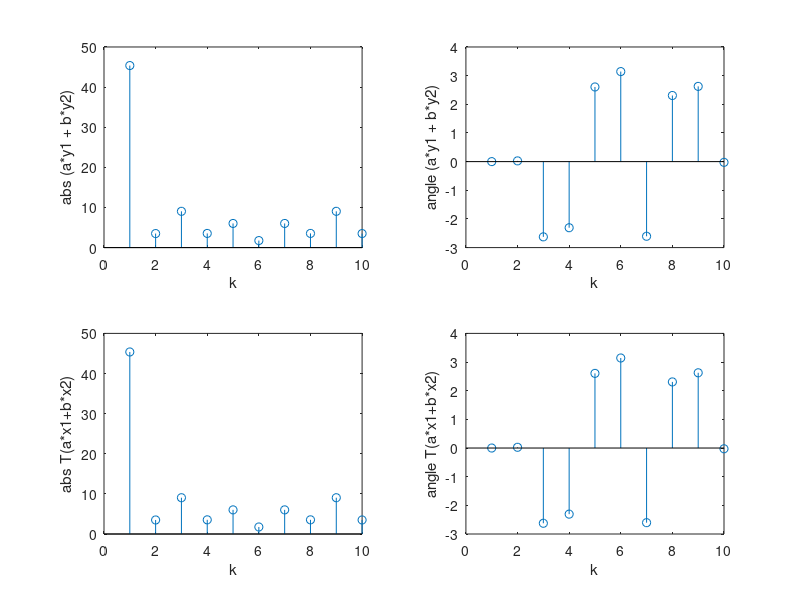
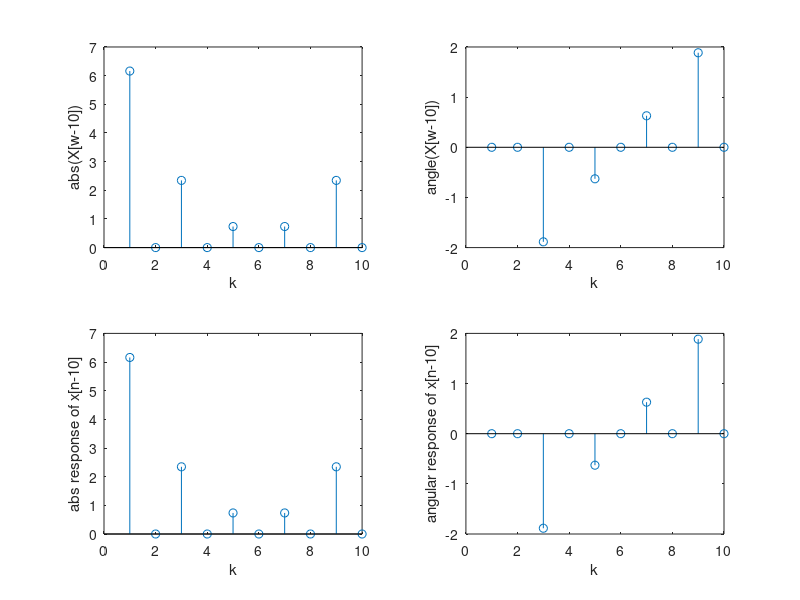
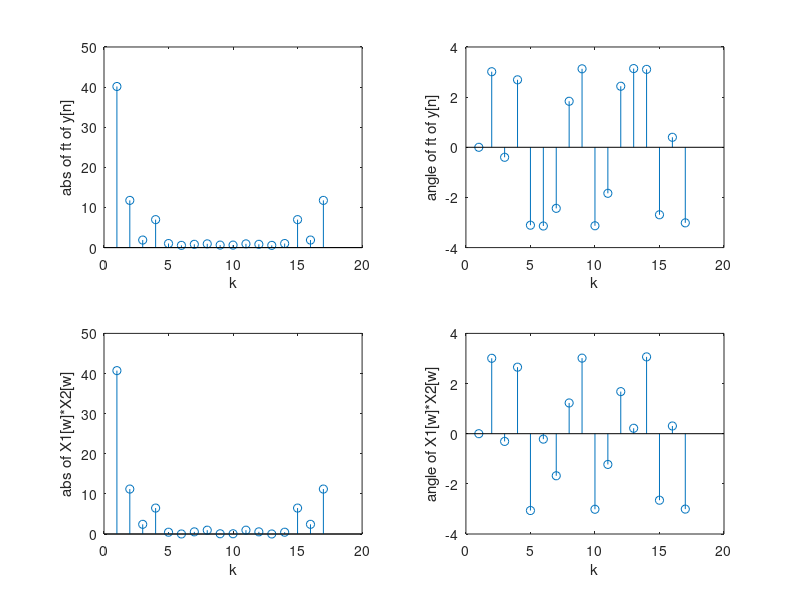
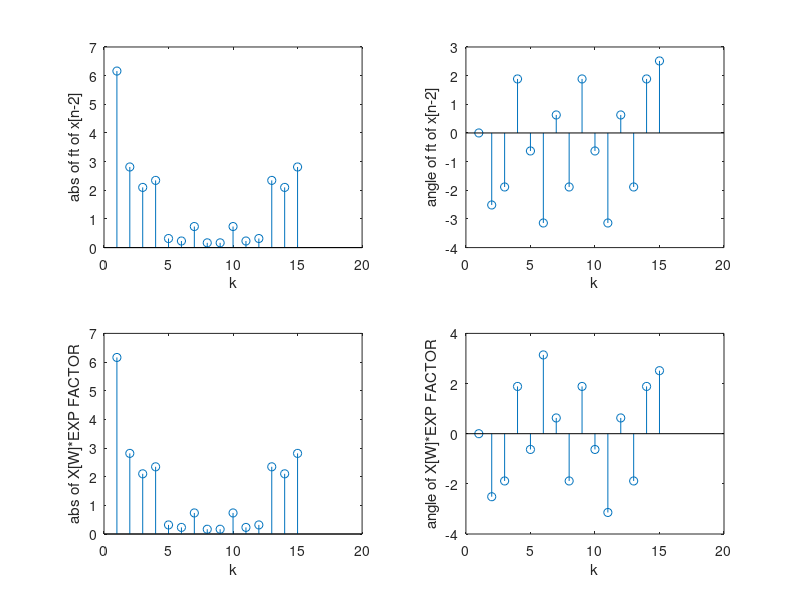

Write MATLAB code to recreate these figures, in order.
x1 = [0.59 0.95 0.95 0.59 0.00 0.59 0.95 0.95 0.59 0.00];
x2 = [0.16 0.97 0.96 0.49 0.80 0.14 0.42 0.92 0.79 0.96];
a =2;
b =5;
%Linearity
y1 = fft(a*x1 + b*x2);
y1f = a*fft(x1) + b*fft(x2);

figure(1)
subplot(2,2,1)
stem(abs(y1));
xlabel('k');
ylabel('abs (a*y1 + b*y2)')
subplot(2,2,2)
stem(angle(y1));
ylabel('angle (a*y1 + b*y2)')
xlabel('k');

subplot(2,2,3)
stem(abs(y1f));
xlabel('k');
ylabel('abs T(a*x1+b*x2)');
subplot(2,2,4)
stem(angle(y1f));
xlabel('k');
ylabel('angle T(a*x1+b*x2)');
%Time reversal
y3 = circshift(fft(x1),-10);
y3f = fft(circshift(x1,-10));

figure(2)
subplot(2,2,1)
stem(abs(y3));
xlabel('k');
ylabel('abs(X[w-10])');
subplot(2,2,2)
stem(angle(y3));
xlabel('k');
ylabel('angle(X[w-10])');
subplot(2,2,3)
stem(abs(y3f));
xlabel('k');
ylabel('abs response of x[n-10]');
subplot(2,2,4)
stem(angle(y3f));
xlabel('k');
ylabel('angular response of x[n-10]');


%Convolution-Multiplication
y4 = fft(conv(x1,x2),17);
y4f = fft(x1,17).*fft(x2,17);

figure(3)
subplot(2,2,1)
stem(abs(y4));
xlabel('k');
ylabel('abs of ft of y[n]')
subplot(2,2,2)
stem(angle(y4));
xlabel('k');
ylabel('angle of ft of y[n]');
subplot(2,2,3)
stem(abs(y4f));
xlabel('k');
ylabel('abs of X1[w]*X2[w]');
subplot(2,2,4)
stem(angle(y4f));
xlabel('k');
ylabel('angle of X1[w]*X2[w]');
%Time Shifting
t = 0:14;
x2m = [x1 zeros(1,5)];
y2m = fft(x2m).*exp(-2*j*t*pi*2/15);
y2 = fft(circshift(x2m,2));

figure(4)
subplot(2,2,1)
stem(abs(y2m));
xlabel('k');
ylabel('abs of ft of x[n-2]');
subplot(2,2,2)
stem(angle(y2m));
xlabel('k');
ylabel('angle of ft of x[n-2]')
subplot(2,2,3)
stem(abs(y2));
xlabel('k');
ylabel('abs of X[W]*EXP FACTOR');
subplot(2,2,4)
stem(angle(y2));
xlabel('k');
ylabel('angle of X[W]*EXP FACTOR');
%Parsevals Theorem
e1 = sum(x1*x1');
e2 = 1/10*sum(fft(x1)*(fft(x1))');
y2 = fft(circshift(x2m,2));



